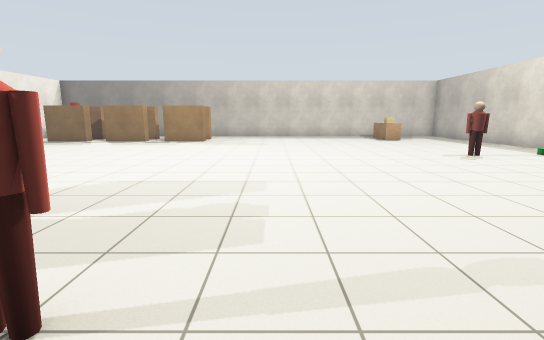
View 1 (above)

16 first-person views from a walk through a world built for the Gazebo simulator. The camera is 1.2 m above the floor, tilts 10° down and sees 85° across. The floor is counted in squares, 1 m on a side. Each view is taken from the middle of a square. On the plan, view 1 faces up. The plan holds only what a view shows up to about 13 squares ahead; the rest is blank. Some stock models are drawn as simple stand-ins.

View 2
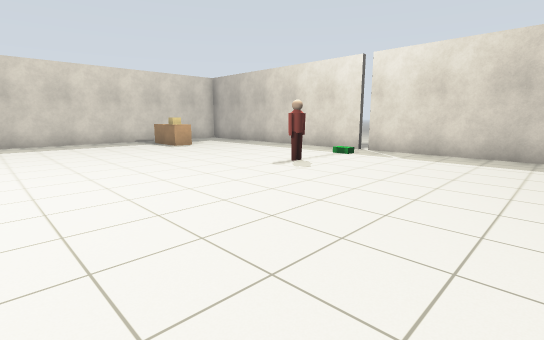

View 3
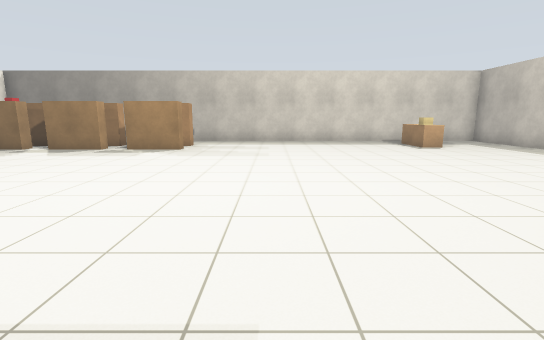

View 4
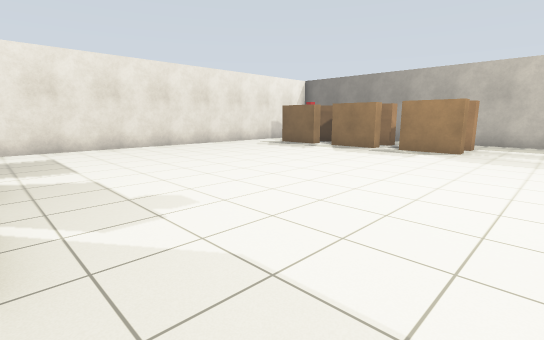

View 5
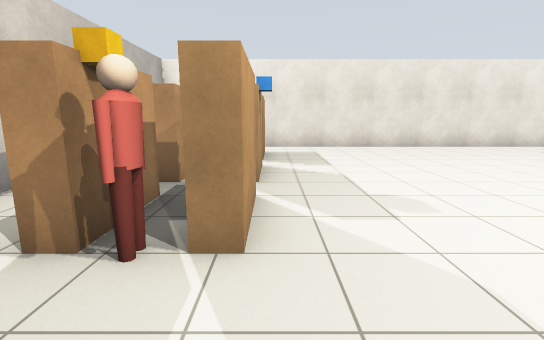

View 6
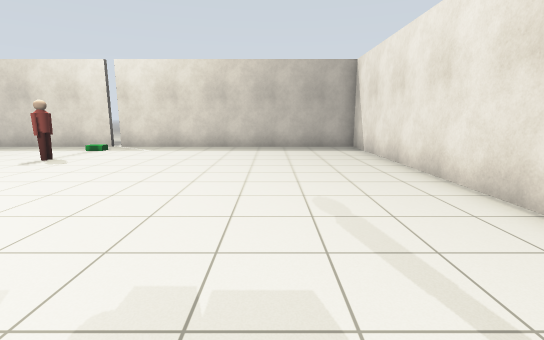

View 7
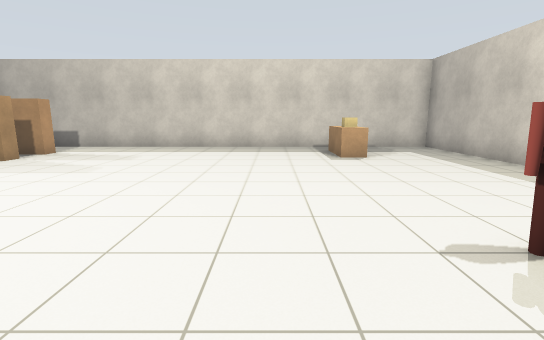

View 8
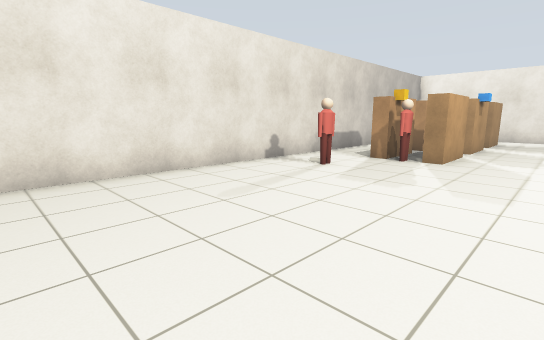

View 9
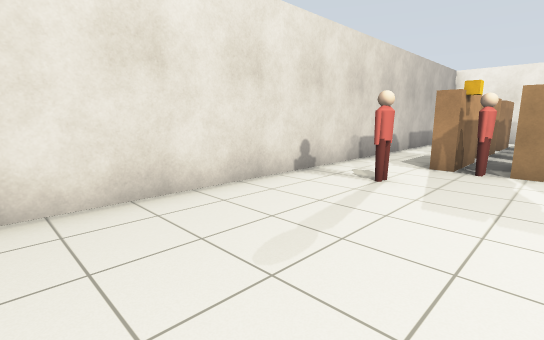

View 10
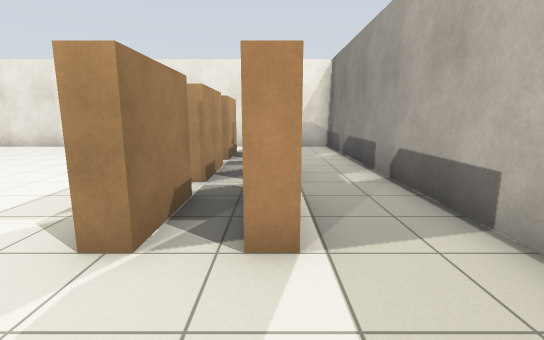

View 11
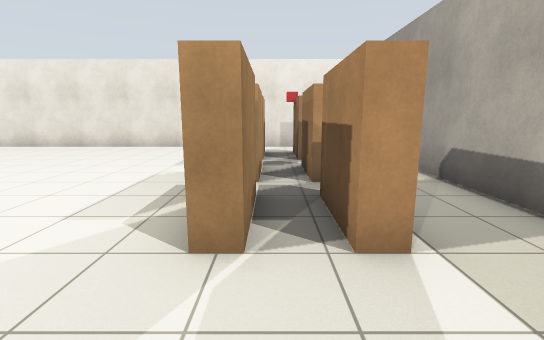

View 12
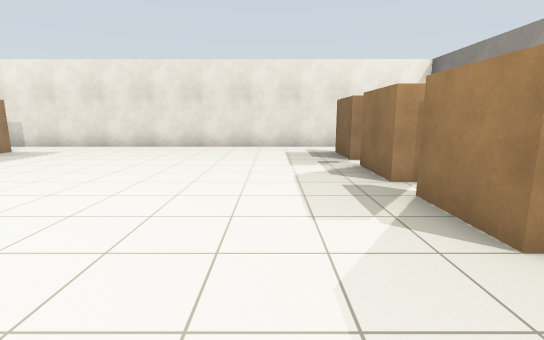

View 13
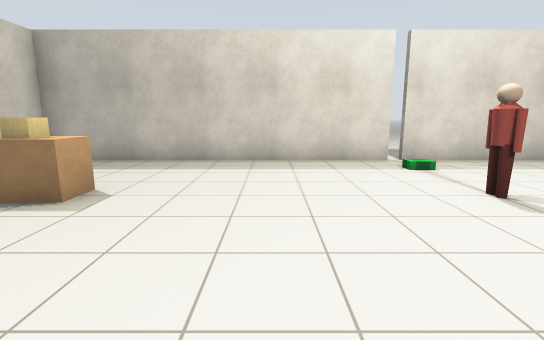

View 14
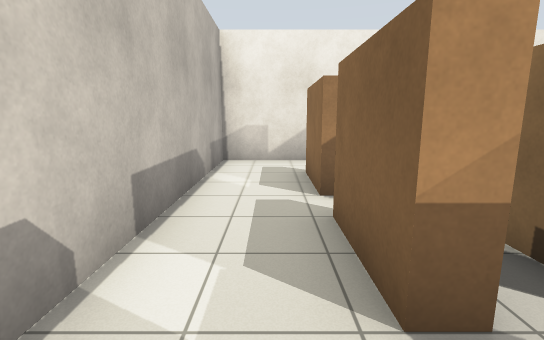

View 15
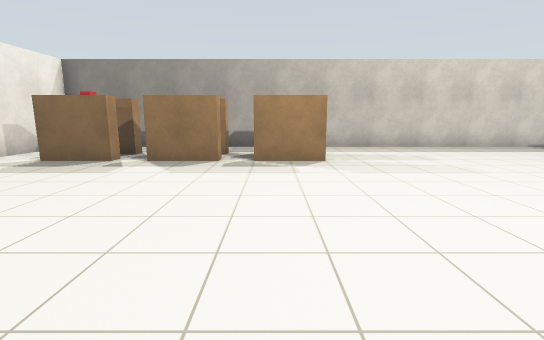

View 16
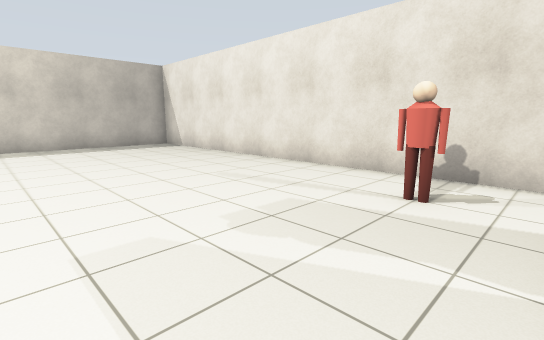

### Floor plan
Ten units are one square. View 1 is at (0, 0); x grows to the right and y downward. Boxes are objects, and circles mark ways between rooms. Rooms are numbered by the first view taken in them; rooms with no view inside come last. Other rooms are left out.
<svg viewBox="-139 -199 254 208">
<path fill="none" stroke="#000" d="M-56 -38 -44 -38M-35 -158 -35 -153 -55 -153M-56 -23 -44 -23M-65 -153 -85 -153M-35 -174 -35 -168M-86 -38 -74 -38M104 -96 104 -194 -35 -194M-45 4 104 4 104 -94M-85 -23 -65 -23M-95 -153 -115 -153M-115 -38 -95 -38M-115 -23 -95 -23M-134 -144 -134 -36M-65 -23 -65 -18M-65 4 -45 4M-115 -158 -95 -158 -95 -153M-95 -172 -95 -168 -104 -168M-85 -158 -65 -158M-65 -168 -85 -168M-65 -194 -134 -194 -134 -144M-95 -18 -115 -18M-134 -36 -134 4 -94 4M-65 -18 -85 -18M-94 4 -65 4M-95 -23 -95 -18M-35 -194 -65 -194M-55 -158 -35 -158M-65 -158 -65 -153M-35 -168 -55 -168M-65 -172 -65 -168"/>
<rect x="-75" y="-45" width="10" height="10" fill="#bbb"><title>blue box</title></rect>
<rect x="-45" y="-25" width="10" height="10" fill="#bbb"><title>yellow box</title></rect>
<rect x="-45" y="-35" width="20" height="10" fill="#bbb"><title>person</title></rect>
<rect x="-25" y="-15" width="20" height="10" fill="#bbb"><title>person</title></rect>
<rect x="55" y="-95" width="20" height="10" fill="#bbb"><title>person</title></rect>
<rect x="55" y="-165" width="20" height="10" fill="#bbb"><title>bench</title></rect>
<rect x="55" y="-175" width="20" height="10" fill="#bbb"><title>beige box</title></rect>
<rect x="55" y="-185" width="20" height="10" fill="#bbb"><title>bench</title></rect>
<rect x="85" y="-95" width="10" height="10" fill="#bbb"><title>green box</title></rect>
<rect x="-115" y="-175" width="10" height="10" fill="#bbb"><title>other object</title></rect>
<circle cx="-50" cy="-5" r="3" fill="#2a7"/>
<circle cx="-60" cy="-25" r="3" fill="#2a7"/>
<circle cx="-125" cy="-150" r="3" fill="#2a7"/>
<circle cx="-90" cy="-150" r="3" fill="#2a7"/>
<circle cx="-125" cy="-25" r="3" fill="#2a7"/>
<circle cx="-90" cy="-25" r="3" fill="#2a7"/>
<circle cx="-45" cy="-185" r="3" fill="#2a7"/>
<circle cx="-45" cy="-160" r="3" fill="#2a7"/>
<circle cx="-60" cy="-150" r="3" fill="#2a7"/>
<circle cx="-75" cy="-5" r="3" fill="#2a7"/>
<circle cx="-75" cy="-185" r="3" fill="#2a7"/>
<circle cx="-75" cy="-160" r="3" fill="#2a7"/>
<circle cx="-105" cy="-5" r="3" fill="#2a7"/>
<circle cx="-60" cy="-170" r="3" fill="#2a7"/>
<text x="0" y="-90">1</text>
<text x="-60" y="-10">2</text>
<text x="-110" y="-170">3</text>
<text x="-120" y="-10">4</text>
<text x="-80" y="-10">5</text>
<text x="-50" y="-190">6</text>
<text x="-50" y="-160">7</text>
</svg>
Room 1 opens to room 2. Room 1 opens to room 3. Room 1 opens to room 4. Room 1 opens to room 5. Room 1 opens to room 6. Room 1 opens to room 7. Room 2 opens to room 5. Room 3 opens to room 6. Room 3 opens to room 7. Room 4 opens to room 5. Room 6 opens to room 7.

Where each view was taken, in squares from view 1:
view 1: 0 up, 0 right, facing up
view 2: 4 up, 0 right, facing up-right
view 3: 4 up, 0 right, facing up
view 4: 4 up, 1 left, facing up-left
view 5: 4 up, 1 left, facing left
view 6: 3 up, 2 left, facing right
view 7: 7 up, 4 right, facing up
view 8: 6 up, 5 right, facing down-left
view 9: 4 up, 4 right, facing down-left
view 10: 17 up, 1 left, facing left
view 11: 16 up, 1 left, facing left
view 12: 13 up, 1 left, facing left
view 13: 13 up, 2 right, facing right
view 14: 1 up, 5 left, facing left
view 15: 7 up, 5 left, facing up
view 16: 6 up, 3 left, facing down-right
